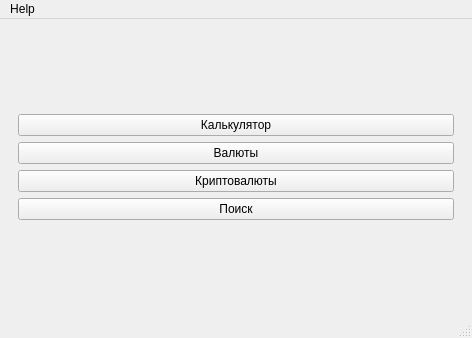
<?xml version="1.0" encoding="UTF-8"?>
<ui version="4.0">
 <class>MainWindow</class>
 <widget class="QMainWindow" name="MainWindow">
  <property name="geometry">
   <rect>
    <x>0</x>
    <y>0</y>
    <width>472</width>
    <height>338</height>
   </rect>
  </property>
  <property name="windowTitle">
   <string>Конвертор валют</string>
  </property>
  <widget class="QWidget" name="centralwidget">
   <layout class="QHBoxLayout" name="horizontalLayout">
    <item>
     <widget class="QWidget" name="widget" native="true">
      <layout class="QVBoxLayout" name="verticalLayout_2">
       <item>
        <layout class="QVBoxLayout" name="verticalLayout">
         <item>
          <widget class="QPushButton" name="calc_btn">
           <property name="text">
            <string>Калькулятор</string>
           </property>
          </widget>
         </item>
         <item>
          <widget class="QPushButton" name="currency_btn">
           <property name="text">
            <string>Валюты</string>
           </property>
          </widget>
         </item>
         <item>
          <widget class="QPushButton" name="crypto_currency_btn">
           <property name="text">
            <string>Криптовалюты</string>
           </property>
          </widget>
         </item>
         <item>
          <widget class="QPushButton" name="search_btn">
           <property name="text">
            <string>Поиск</string>
           </property>
          </widget>
         </item>
        </layout>
       </item>
      </layout>
     </widget>
    </item>
   </layout>
  </widget>
  <widget class="QMenuBar" name="menubar">
   <property name="geometry">
    <rect>
     <x>0</x>
     <y>0</y>
     <width>472</width>
     <height>22</height>
    </rect>
   </property>
   <widget class="QMenu" name="menuHelp">
    <property name="title">
     <string>Help</string>
    </property>
    <addaction name="actionAbout_App"/>
   </widget>
   <addaction name="menuHelp"/>
  </widget>
  <widget class="QStatusBar" name="statusbar"/>
  <action name="actionAbout_App">
   <property name="text">
    <string>About App</string>
   </property>
  </action>
 </widget>
 <resources/>
 <connections/>
</ui>
